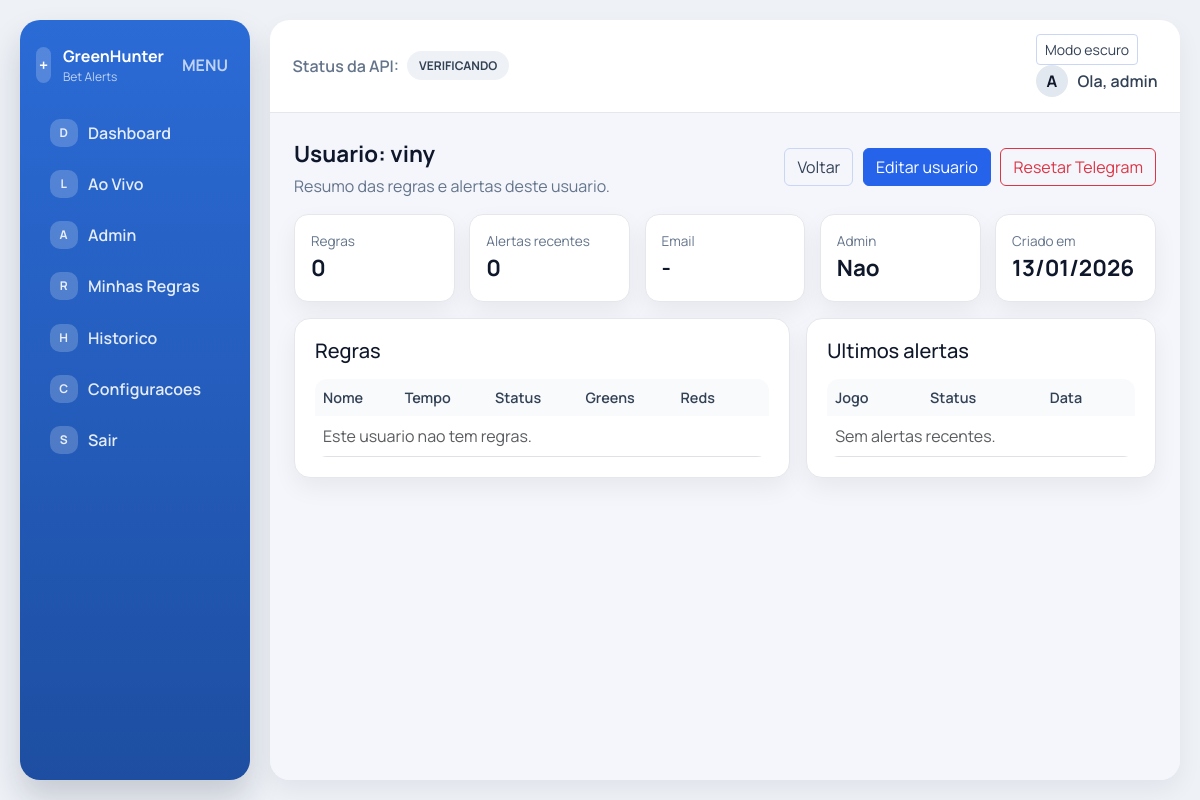
/admin/users/1 (signed in), run on the app's committed database.
### app/models.py (models this page shows, shortened)
class User(UserMixin, db.Model):
    id = db.Column(db.Integer, primary_key=True)
    username = db.Column(db.String(80), unique=True, nullable=False)
    email = db.Column(db.String(120), unique=True)
    password_hash = db.Column(db.String(255), nullable=False)
    telegram_token = db.Column(db.String(255))
    telegram_chat_id = db.Column(db.String(64))
    telegram_verified = db.Column(db.Boolean, default=False, nullable=False)
    is_admin = db.Column(db.Boolean, default=False, nullable=False)
    created_at = db.Column(db.DateTime, default=datetime.utcnow, nullable=False)
    rules = db.relationship("Rule", backref="user", cascade="all, delete-orphan")
    alerts = db.relationship("MatchAlert", backref="user", cascade="all, delete-orphan")
    @property
    def is_admin_user(self) -> bool:
        if self.is_admin:
            return True
        return (self.username or "").lower() == "admin"

### app/admin/routes.py (the view)
@admin_bp.route("/users/<int:user_id>")
@login_required
def user_detail(user_id):
    _require_admin()
    user = User.query.get_or_404(user_id)
    rules = Rule.query.filter_by(user_id=user.id).order_by(Rule.id.desc()).all()
    rule_stats = {rule.id: {"green": 0, "red": 0} for rule in rules}
    counts = (
        db.session.query(MatchAlert.rule_id, MatchAlert.status, func.count(MatchAlert.id))
        .filter(MatchAlert.user_id == user.id)
        .group_by(MatchAlert.rule_id, MatchAlert.status)
        .all()
    )
    for rule_id, status, total in counts:
        if rule_id in rule_stats and status in ("green", "red"):
            rule_stats[rule_id][status] = total
    recent_alerts = (
        MatchAlert.query.filter_by(user_id=user.id)
        .order_by(MatchAlert.created_at.desc())
        .limit(20)
        .all()
    )
    return render_template(
        "admin/user_detail.html",
        user=user,
        rules=rules,
        rule_stats=rule_stats,
        recent_alerts=recent_alerts,
    )

### app/__init__.py (called while the page is built)
@login_manager.user_loader
def load_user(user_id):
    return User.query.get(int(user_id))

### app/admin/routes.py (called while the page is built)
def _require_admin():
    if not current_user.is_authenticated or not current_user.is_admin_user:
        abort(403)

### app/templates/admin/user_detail.html (shortened to what this page needs)
{% extends "base.html" %}
{% block content %}
<div class="page-header">
  <div>
    <div class="page-title">Usuario: {{ user.username }}</div>
    <div class="page-subtitle">Resumo das regras e alertas deste usuario.</div>
  </div>
  <div class="page-actions">
    <a class="btn btn-outline-secondary" href="{{ url_for('admin.users_list') }}">Voltar</a>
    <a class="btn btn-primary" href="{{ url_for('admin.edit_user', user_id=user.id) }}">Editar usuario</a>
    <form method="post" action="{{ url_for('admin.reset_telegram', user_id=user.id) }}" class="d-inline" onsubmit="return confirm('Resetar Telegram deste usuario?');">
      <button class="btn btn-outline-danger">Resetar Telegram</button>
    </form>
  </div>
</div>
<div class="stat-grid mb-3">
  <div class="stat-card">
    <div class="stat-label">Regras</div>
    <div class="stat-value">{{ rules|length }}</div>
  </div>
  <div class="stat-card">
    <div class="stat-label">Alertas recentes</div>
    <div class="stat-value">{{ recent_alerts|length }}</div>
  </div>
  <div class="stat-card">
    <div class="stat-label">Email</div>
    <div class="stat-value">{{ user.email or '-' }}</div>
  </div>
  <div class="stat-card">
    <div class="stat-label">Admin</div>
    <div class="stat-value">{{ "Sim" if user.is_admin_user else "Nao" }}</div>
  </div>
  <div class="stat-card">
    <div class="stat-label">Criado em</div>
    <div class="stat-value">{{ user.created_at.strftime('%d/%m/%Y') }}</div>
  </div>
</div>
<div class="row g-3">
  <div class="col-lg-7">
    <div class="card">
      <div class="card-body">
        <h5 class="mb-3">Regras</h5>
        <div class="table-responsive">
          <table class="table table-clean align-middle mb-0">
            <thead>
              <tr>
                <th>Nome</th>
                <th>Tempo</th>
                <th>Status</th>
                <th>Greens</th>
                <th>Reds</th>
                <th></th>
              </tr>
            </thead>
            <tbody>
              {% if rules|length == 0 %}
              <tr><td colspan="6" class="text-muted">Este usuario nao tem regras.</td></tr>
              {% endif %}
            </tbody>
          </table>
        </div>
      </div>
    </div>
  </div>
  <div class="col-lg-5">
    <div class="card">
      <div class="card-body">
        <h5 class="mb-3">Ultimos alertas</h5>
        <div class="table-responsive">
          <table class="table table-clean align-middle mb-0">
            <thead>
              <tr>
                <th>Jogo</th>
                <th>Status</th>
                <th>Data</th>
              </tr>
            </thead>
            <tbody>
              {% if recent_alerts|length == 0 %}
              <tr><td colspan="3" class="text-muted">Sem alertas recentes.</td></tr>
              {% endif %}
            </tbody>
          </table>
        </div>
      </div>
    </div>
  </div>
</div>
{% endblock %}

### app/templates/base.html (shortened to what this page needs)
<!doctype html>
<html lang="pt-br">
  <head>
    <link
      href="https://cdn.jsdelivr.net/npm/bootstrap@5.3.2/dist/css/bootstrap.min.css"
      rel="stylesheet"
    >
    <link rel="stylesheet" href="{{ url_for('static', filename='app.css') }}">
  </head>
  <body>
    {% if current_user.is_authenticated %}
    <div class="app-shell">
      <aside class="sidebar">
        <div class="sidebar-brand">
          <div class="brand-icon">+</div>
          <div class="brand-text">
            <div class="brand-title">GreenHunter</div>
            <div class="brand-sub">Bet Alerts</div>
          </div>
          <button class="sidebar-toggle" type="button">MENU</button>
        </div>
        <nav class="sidebar-nav">
          <a class="nav-link {% if request.endpoint == 'main.dashboard' %}active{% endif %}" href="{{ url_for('main.dashboard') }}">
            <span class="nav-icon">D</span> Dashboard
          </a>
          <a class="nav-link {% if request.endpoint == 'main.live' %}active{% endif %}" href="{{ url_for('main.live') }}">
            <span class="nav-icon">L</span> Ao Vivo
          </a>
          {% if current_user.is_admin_user %}
          <a class="nav-link {% if request.endpoint == 'admin.dashboard' %}active{% endif %}" href="{{ url_for('admin.dashboard') }}">
            <span class="nav-icon">A</span> Admin
          </a>
          {% endif %}
          <a class="nav-link {% if request.endpoint in ['rules.list_rules','rules.create_rule','rules.edit_rule'] %}active{% endif %}" href="{{ url_for('rules.list_rules') }}">
            <span class="nav-icon">R</span> Minhas Regras
          </a>
          <a class="nav-link {% if request.endpoint == 'history.history' %}active{% endif %}" href="{{ url_for('history.history') }}">
            <span class="nav-icon">H</span> Historico
          </a>
          <a class="nav-link {% if request.endpoint == 'settings.settings' %}active{% endif %}" href="{{ url_for('settings.settings') }}">
            <span class="nav-icon">C</span> Configuracoes
          </a>
          <a class="nav-link" href="{{ url_for('auth.logout') }}">
            <span class="nav-icon">S</span> Sair
          </a>
        </nav>
      </aside>
      <div class="main-area">
        <header class="topbar">
          <div class="topbar-left">
            <div class="status-block">
              <span>Status da API:</span>
              <span class="status-pill status-wait" id="api-status">Verificando</span>
            </div>
          </div>
          <div class="topbar-right">
            <button class="btn btn-sm btn-outline-secondary me-2" type="button" id="theme-toggle">Modo escuro</button>
            <div class="user-chip">
              <div class="user-avatar">{{ (current_user.username[:1] if current_user.username else 'U')|upper }}</div>
              <div class="user-name">Ola, {{ current_user.username }}</div>
            </div>
          </div>
        </header>
        <main class="content">
    {% else %}
    <main class="container py-5 auth-shell">
    {% endif %}
      {% block content %}{% endblock %}
    </main>
    {% if current_user.is_authenticated %}
      </div>
    </div>
    {% endif %}
  </body>
</html>

### app/static/app.css (style rules this page uses)
:root { --ink-900: #0f172a; --ink-700: #334155; --ink-500: #64748b; --accent-700: #1d4ed8; --accent-600: #2563eb; --accent-500: #3b82f6; --accent-100: #dbeafe; --bg-100: #eef2f7; --bg-200: #e2e8f4; --ok-500: #16a34a; --bad-500: #dc2626; --warn-500: #f59e0b; --surface-0: #f4f6fb; --surface-1: #ffffff; --surface-2: #f8fafc; --border-1: #e5e7eb; --shadow-1: 0 10px 24px rgba(15, 23, 42, 0.06); }
* { box-sizing: border-box; }
body { font-family: "Manrope", system-ui, -apple-system, "Segoe UI", sans-serif; background: var(--bg-100); color: var(--ink-900); }
a { text-decoration: none; }
.card { border: 1px solid var(--border-1); border-radius: 16px; box-shadow: var(--shadow-1); background: var(--surface-1); }
.card .card-body { padding: 1.25rem; }
.table { background: var(--surface-1); border-radius: 12px; overflow: hidden; }
.table thead th { background: var(--surface-2); color: var(--ink-700); font-weight: 600; border-bottom: 0; }
.table tbody td { color: var(--ink-700); }
.table-clean thead th { background: var(--surface-2); font-size: 0.9rem; }
.btn-primary { background: var(--accent-600); border-color: var(--accent-600); }
.btn-outline-secondary { border-color: #cbd5f5; color: var(--ink-700); }
.app-shell { display: flex; min-height: 100vh; padding: 1.25rem; gap: 1.25rem; }
.sidebar { width: 230px; background: linear-gradient(180deg, #2b6bd6 0%, #1d4ea1 100%); color: #ffffff; border-radius: 20px; padding: 1.5rem 1rem; box-shadow: 0 18px 32px rgba(15, 23, 42, 0.18); display: flex; flex-direction: column; gap: 1.5rem; }
.sidebar-brand { display: flex; align-items: center; gap: 0.75rem; }
.brand-icon { width: 36px; height: 36px; border-radius: 12px; background: rgba(255, 255, 255, 0.2); display: inline-flex; align-items: center; justify-content: center; font-weight: 700; }
.brand-title { font-weight: 700; }
.brand-sub { font-size: 0.75rem; opacity: 0.7; }
.sidebar-toggle { margin-left: auto; background: transparent; border: 0; color: rgba(255, 255, 255, 0.7); font-weight: 700; }
.sidebar-nav { display: flex; flex-direction: column; gap: 0.35rem; }
.sidebar-nav .nav-link { color: rgba(255, 255, 255, 0.88); padding: 0.55rem 0.85rem; border-radius: 12px; display: flex; align-items: center; gap: 0.65rem; font-weight: 600; }
.sidebar-nav .nav-link .nav-icon { width: 28px; height: 28px; border-radius: 10px; background: rgba(255, 255, 255, 0.2); display: inline-flex; align-items: center; justify-content: center; font-size: 0.75rem; font-weight: 700; }
.main-area { flex: 1; background: var(--surface-0); border-radius: 20px; box-shadow: var(--shadow-1); overflow: hidden; display: flex; flex-direction: column; }
.topbar { padding: 0.9rem 1.4rem; border-bottom: 1px solid var(--border-1); display: flex; align-items: center; justify-content: space-between; background: var(--surface-1); }
.status-block { display: inline-flex; align-items: center; gap: 0.5rem; color: var(--ink-500); font-weight: 600; }
.status-pill { padding: 0.35rem 0.75rem; border-radius: 999px; font-weight: 700; font-size: 0.75rem; background: #eef2f7; color: var(--ink-700); text-transform: uppercase; }
.status-wait { background: #eef2f7; color: var(--ink-700); }
.user-chip { display: flex; align-items: center; gap: 0.6rem; }
.user-avatar { width: 32px; height: 32px; border-radius: 50%; background: #e2e8f0; display: inline-flex; align-items: center; justify-content: center; font-weight: 700; }
.user-name { font-weight: 600; color: var(--ink-700); }
.content { padding: 1.5rem; background: var(--surface-0); min-height: 100%; }
.page-header { display: flex; align-items: center; justify-content: space-between; margin-bottom: 1rem; gap: 1rem; }
.page-title { font-size: 1.4rem; font-weight: 700; margin-bottom: 0.2rem; }
.page-subtitle { color: var(--ink-500); }
.page-actions { display: flex; gap: 0.6rem; align-items: center; }
.stat-grid { display: grid; grid-template-columns: repeat(auto-fit, minmax(150px, 1fr)); gap: 0.9rem; }
.stat-card { background: var(--surface-1); border-radius: 14px; padding: 1rem; border: 1px solid var(--border-1); box-shadow: var(--shadow-1); }
.stat-label { color: var(--ink-500); font-size: 0.85rem; }
.stat-value { font-size: 1.4rem; font-weight: 700; color: var(--ink-900); }
h2, h5 { color: var(--ink-900); }

### data on the page
User: username "A", username "admin"
User: username "viny", email "-", is_admin+username "Nao", created_at "13/01/2026"

### other printed values
{{ rules|length }} "0"
{{ recent_alerts|length }} "0"
